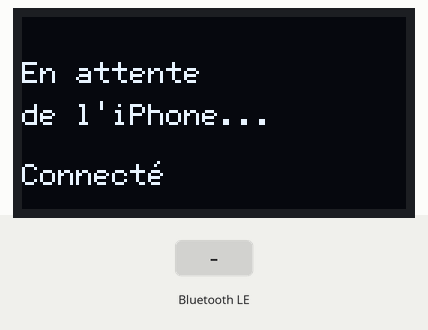
Bench run of a sketch on a simulated Arduino Uno R4 WiFi. Parts: 128×64 one-colour display. The inputs (shaded band) are chosen by the test bench. The local clock reads 2024-03-15 10:24:30 at power-on unless the sketch sets it; nothing arrives over Bluetooth unless stated; a phone connects over Bluetooth LE 3 s after start; what the sketch prints to the serial monitor is not drawn.

Above: at 3.6 s.
3.7 s: Bluetooth LE write "1" received
At 4.8 s:
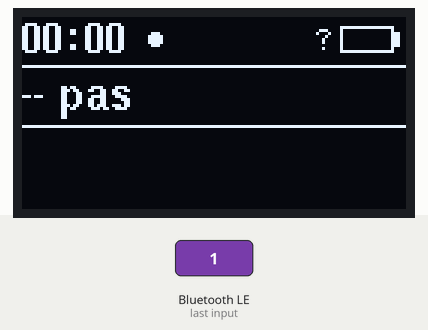
5.2 s: Bluetooth LE write "1" received
At 5.9 s:
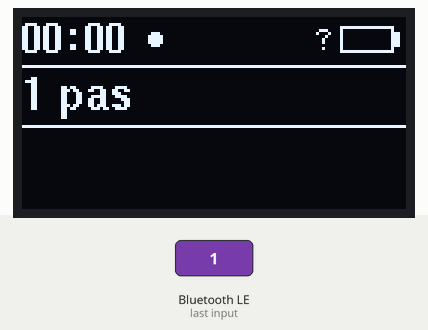
6.7 s: Bluetooth LE write "0" received
At 7.0 s:
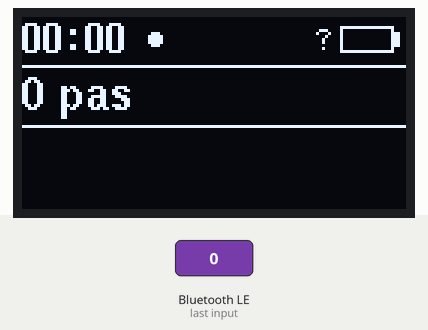
Timing chart, 0 to 9.7 s (numbered marks = the images above; inputs shaded):
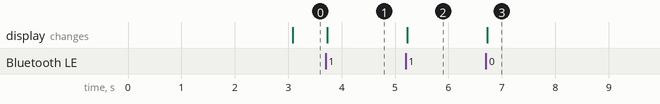

The sketch:

ecran_stats.ino
```cpp
/*
  Écran de stats - Arduino UNO R4 WiFi + écran OLED I2C + app iOS
  L'iPhone envoie en BLE : l'heure, sa batterie, les pas du jour, le prochain événement.
  L'Arduino les affiche sur l'OLED 128x64.

*/

#include <ArduinoBLE.h>
#include <Wire.h>
#include <U8g2lib.h>
#include "RTC.h"

// Temps écran

// 0 = 0,96" (SSD1306)   1 = 1,3" (SH1106)
#define ECRAN_SH1106 0


#if ECRAN_SH1106
U8G2_SH1106_128X64_NONAME_F_HW_I2C ecran(U8G2_R0, U8X8_PIN_NONE);
#else
U8G2_SSD1306_128X64_NONAME_F_HW_I2C ecran(U8G2_R0, U8X8_PIN_NONE);
#endif

// UUID partagés avec l'app iOS
BLEService service("7A1E0000-4B5C-4F6D-9E8A-1B2C3D4E5F60");
BLEUnsignedLongCharacteristic heureChar("7A1E0001-4B5C-4F6D-9E8A-1B2C3D4E5F60", BLEWrite);     // heure locale (secondes)
BLECharacteristic             batterieChar("7A1E0002-4B5C-4F6D-9E8A-1B2C3D4E5F60", BLEWrite, 2); // [niveau, en charge]
BLEUnsignedLongCharacteristic pasChar("7A1E0003-4B5C-4F6D-9E8A-1B2C3D4E5F60", BLEWrite);       // pas du jour
BLEStringCharacteristic       evtHeureChar("7A1E0004-4B5C-4F6D-9E8A-1B2C3D4E5F60", BLEWrite, 20);
BLEStringCharacteristic       evtTitreChar("7A1E0005-4B5C-4F6D-9E8A-1B2C3D4E5F60", BLEWrite, 20);

const unsigned long INCONNU = 0xFFFFFFFF;

int batterie = -1;            // -1 = inconnue
bool enCharge = false;
unsigned long pas = INCONNU;
String evtHeure = "";
String evtTitre = "";
bool heureRecue = false;
bool donneesRecues = false;

unsigned long dernierDessin = 0;

// ---------- Dessin ----------
void formaterPas(unsigned long n, char* sortie, size_t taille) {
  if (n == INCONNU)   snprintf(sortie, taille, "-- pas");
  else if (n >= 1000) snprintf(sortie, taille, "%lu %03lu pas", n / 1000, n % 1000);
  else                snprintf(sortie, taille, "%lu pas", n);
}

void dessinerBatterie() {
  // Icône de pile en haut à droite
  ecran.drawFrame(106, 3, 18, 9);
  ecran.drawBox(124, 5, 2, 5);
  if (batterie >= 0) {
    ecran.drawBox(108, 5, (14 * batterie) / 100, 5);
  }

  // Pourcentage à gauche de l'icône
  char txt[8];
  if (batterie < 0) snprintf(txt, sizeof(txt), "?");
  else              snprintf(txt, sizeof(txt), "%s%d%%", enCharge ? "+" : "", batterie);
  ecran.setFont(u8g2_font_6x10_tf);
  ecran.drawStr(103 - ecran.getStrWidth(txt), 11, txt);
}

void dessiner() {
  ecran.clearBuffer();

  if (!donneesRecues) {
    ecran.setFont(u8g2_font_6x12_tf);
    ecran.drawUTF8(0, 22, "En attente");
    ecran.drawUTF8(0, 36, "de l'iPhone...");
    ecran.drawUTF8(0, 56, BLE.connected() ? "Connecté" : "Bluetooth prêt");
    ecran.sendBuffer();
    return;
  }

  // Ligne 1 : heure + indicateur Bluetooth + batterie
  ecran.setFont(u8g2_font_7x14B_tf);
  if (heureRecue) {
    RTCTime t;
    RTC.getTime(t);
    char h[6];
    snprintf(h, sizeof(h), "%02d:%02d", t.getHour(), t.getMinutes());
    ecran.drawStr(0, 12, h);
  } else {
    ecran.drawStr(0, 12, "--:--");
  }
  if (BLE.connected()) ecran.drawDisc(44, 7, 2);    // point plein = connecté
  else                 ecran.drawCircle(44, 7, 2);  // cercle vide = déconnecté
  dessinerBatterie();

  ecran.drawHLine(0, 16, 128);

  // Ligne 2 : pas du jour
  char txtPas[20];
  formaterPas(pas, txtPas, sizeof(txtPas));
  ecran.setFont(u8g2_font_helvB10_tf);
  ecran.drawStr(0, 31, txtPas);

  ecran.drawHLine(0, 36, 128);

  // Lignes 3 et 4 : prochain événement
  ecran.setFont(u8g2_font_6x12_tf);
  ecran.drawUTF8(0, 49, evtHeure.c_str());
  ecran.drawUTF8(0, 62, evtTitre.c_str());

  ecran.sendBuffer();
}

// ---------- Programme principal ----------
void setup() {
  Serial.begin(115200);
  ecran.begin();
  RTC.begin();

  if (!BLE.begin()) {
    Serial.println("Erreur : BLE non disponible");
    while (true);
  }
  BLE.setLocalName("Stats R4");
  BLE.setAdvertisedService(service);
  service.addCharacteristic(heureChar);
  service.addCharacteristic(batterieChar);
  service.addCharacteristic(pasChar);
  service.addCharacteristic(evtHeureChar);
  service.addCharacteristic(evtTitreChar);
  BLE.addService(service);
  BLE.advertise();

  Serial.println("Pret, en attente de l'iPhone");
  dessiner();
}

void loop() {
  BLE.poll();
  bool change = false;

  if (heureChar.written()) {
    RTCTime t((time_t)heureChar.value());
    RTC.setTime(t);
    heureRecue = true;
    change = true;
  }
  if (batterieChar.written() && batterieChar.valueLength() >= 2) {
    const uint8_t* v = batterieChar.value();
    batterie = (v[0] == 255) ? -1 : v[0];
    enCharge = v[1] == 1;
    change = true;
  }
  if (pasChar.written()) {
    pas = pasChar.value();
    change = true;
  }
  if (evtHeureChar.written()) {
    evtHeure = evtHeureChar.value();
    change = true;
  }
  if (evtTitreChar.written()) {
    evtTitre = evtTitreChar.value();
    change = true;
  }
  if (change) donneesRecues = true;

  // Redessine dès qu'une donnée change, et chaque seconde pour l'horloge
  if (change || millis() - dernierDessin > 1000) {
    dessiner();
    dernierDessin = millis();
  }
}
```

Measured:
- after the input at 3.7 s, the display: changes at once (image 1)
- after the input at 5.2 s, the display: changes at once (image 2)
- after the input at 6.7 s, the display: changes at once (image 3)
